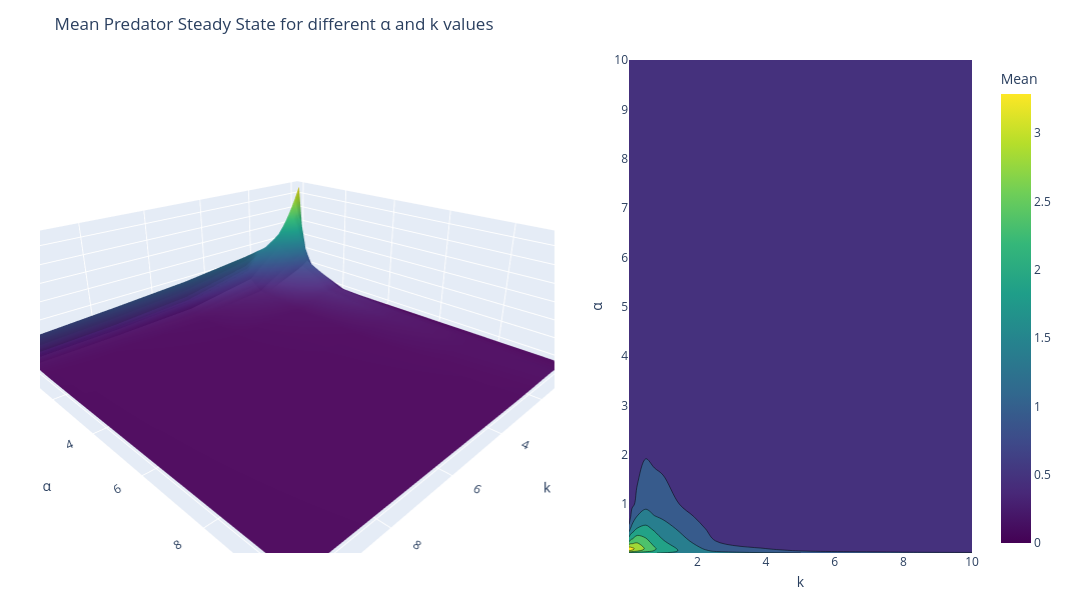

The cell this chart's notebook holds for it:
### Code cell
# Predator mean steady state

# meshgrid
alpha_values = sorted({a for a, k in results.keys()})
kappa_values = sorted({k for a, k in results.keys()})
v_mean = np.array([[results[(a, k)]['v_mean'] for k in kappa_values] for a in alpha_values])
k_grid, alpha_grid = np.meshgrid(kappa_values, alpha_values)  # grid for surface

# Plot
fig = make_subplots(
    rows=1, cols=2,
    column_widths=[0.6, 0.4],
    specs=[[{"type": "surface"}, {"type": "contour"}]],
    horizontal_spacing=0.08,
)

# 3D surface
fig.add_trace(
    go.Surface(
        x=k_grid, y=alpha_grid, z=v_mean,
        coloraxis="coloraxis" 
    ),
    row=1, col=1
)

# 2D contour heatmap 
fig.add_trace(
    go.Contour(
        x=kappa_values, y=alpha_values, z=v_mean,
        colorscale='Viridis',
        # contours_coloring="heatmap",
        # coloraxis="coloraxis",
        showscale=False
    ),
    row=1, col=2
)

# Shared colorbar + layout
fig.update_layout(
    title="Mean Predator Steady State for different α and k values",
    scene=dict(
        xaxis_title="k",
        yaxis_title="α",
        zaxis_title="Mean Steady State u",
        camera=dict(eye=dict(x=1.35, y=1.35, z=0.8))
    ),
    coloraxis=dict(
        colorscale="Viridis",
        colorbar=dict(title="Mean", x=1.02)
    ),
    width=1200, height=600,
    margin=dict(l=40, r=120, t=60, b=40)
)
fig.update_xaxes(title_text="k", row=1, col=2, automargin=True, title_standoff=8)
fig.update_yaxes(title_text="α", row=1, col=2, automargin=True, title_standoff=8)

fig.show()

# Save as interactive html
div_station_plot = plot(
    fig, include_plotlyjs=True, config={"responsive": True}, output_type="div"
)
# write div snippet to file
with open('../docs/images/predator_mean_steady.html', 'w') as f:
    f.write(div_station_plot)

### Figure 1 — Plotly figure (JSON) as saved in the notebook; plotly's stock layout.template omitted (floating-point values rounded to 4 significant figures; data arrays with more than 128 entries replaced by an {"elided": "..."} marker saying what was removed)
{"data": [{"coloraxis": "coloraxis", "scene": "scene", "type": "surface", "x": {"elided": "13x13 float values"}, "y": {"elided": "13x13 float values"}, "z": {"elided": "13x13 float values"}}, {"colorscale": [[0, "#440154"], [0.1111, "#482878"], [0.2222, "#3e4989"], [0.3333, "#31688e"], [0.4444, "#26828e"], [0.5556, "#1f9e89"], [0.6667, "#35b779"], [0.7778, "#6ece58"], [0.8889, "#b5de2b"], [1, "#fde725"]], "showscale": false, "type": "contour", "x": [0.01, 0.025, 0.05, 0.075, 0.1, 0.25, 0.5, 0.75, 1, 2.5, 5, 7.5, 10], "xaxis": "x", "y": [0.01, 0.025, 0.05, 0.075, 0.1, 0.25, 0.5, 0.75, 1, 2.5, 5, 7.5, 10], "yaxis": "y", "z": {"elided": "13x13 float values"}}], "layout": {"coloraxis": {"colorbar": {"title": {"text": "Mean"}, "x": 1.02}, "colorscale": [[0, "#440154"], [0.1111, "#482878"], [0.2222, "#3e4989"], [0.3333, "#31688e"], [0.4444, "#26828e"], [0.5556, "#1f9e89"], [0.6667, "#35b779"], [0.7778, "#6ece58"], [0.8889, "#b5de2b"], [1, "#fde725"]]}, "height": 600, "margin": {"b": 40, "l": 40, "r": 120, "t": 60}, "scene": {"camera": {"eye": {"x": 1.35, "y": 1.35, "z": 0.8}}, "domain": {"x": [0, 0.552], "y": [0, 1]}, "xaxis": {"title": {"text": "k"}}, "yaxis": {"title": {"text": "α"}}, "zaxis": {"title": {"text": "Mean Steady State u"}}}, "title": {"text": "Mean Predator Steady State for different α and k values"}, "width": 1200, "xaxis": {"anchor": "y", "automargin": true, "domain": [0.632, 1], "title": {"standoff": 8, "text": "k"}}, "yaxis": {"anchor": "x", "automargin": true, "domain": [0, 1], "title": {"standoff": 8, "text": "α"}}}}
